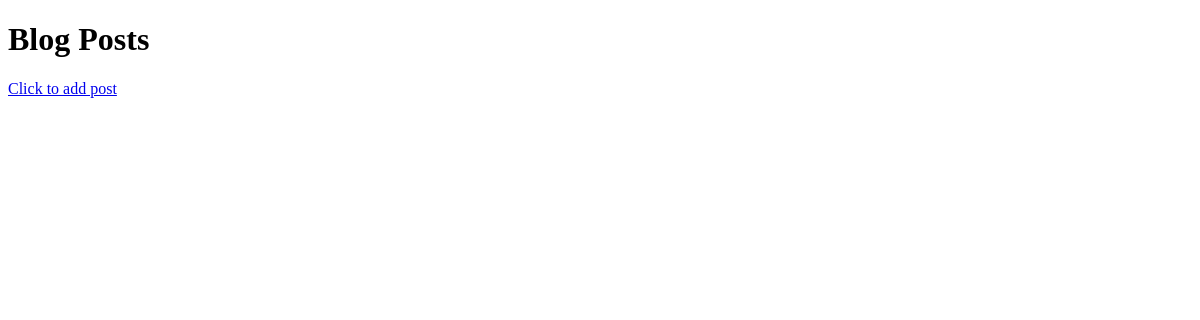
/posts/, run on an earlier commit of the app's database.
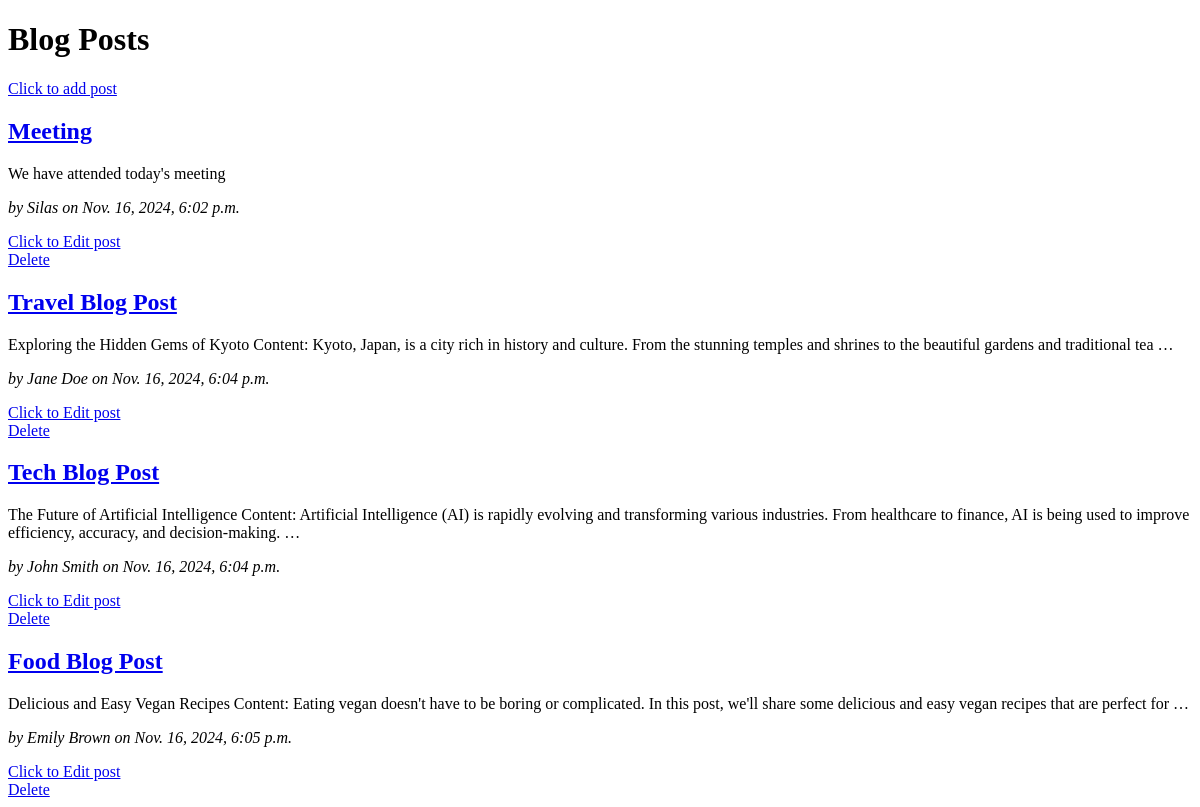
And on a later commit of the database.
### blog/models.py (models this page shows, shortened)
class Post(models.Model):
    title = models.CharField(max_length=200)
    content = models.TextField()
    author = models.CharField(max_length=100)
    created_at = models.DateTimeField(auto_now_add=True)
    updated_at = models.DateTimeField(auto_now=True)

### blog/views.py (the view)
# urls.py: path('posts/', views.post_list, name='post_list'),
def post_list(request):
    posts = Post.objects.all()
    return render(request, 'blog/post_list.html', {'posts': posts})

### blog/templates/blog/post_list.html (shortened to what this page needs)
<!DOCTYPE html>
<html>
<head>
</head>
<body>
    <h1>Blog Posts</h1>
    <a href="{% url 'post_new' %}">Click to add post</a>
    {% for post in posts %}
        <div>
            <h2><a href="{% url 'post_detail' pk=post.pk %}">{{ post.title }}</a></h2>
            <p>{{ post.content|truncatewords:30 }}</p>
            <p><em>by {{ post.author }} on {{ post.created_at }}</em></p>
            <a href="{% url 'post_edit' pk=post.pk %}">Click to Edit post</a>
            <br>
            <a href="{% url 'post_delete' pk=post.pk %}">Delete</a>
        </div>
    {% endfor %}
</body>
</html>

What changed in the data, as far as the page shows it:
added Post: title "Meeting", content "We have attended today's meeting", author "Silas", created_at "Nov. 16, 2024, 6:02 p.m."
added Post: title "Travel Blog Post", content "Exploring the Hidden Gems of Kyoto Content: Kyoto, Japan, is a city rich in history and culture. From the stunning temples and shrines to the beautiful gardens and traditional tea …", author "Jane Doe", created_at "Nov. 16, 2024, 6:04 p.m."
added Post: title "Tech Blog Post", content "The Future of Artificial Intelligence Content: Artificial Intelligence (AI) is rapidly evolving and transforming various industries. From healthcare to finance, AI is being used to improve efficiency, accuracy, and decision-making. …", author "John Smith", created_at "Nov. 16, 2024, 6:04 p.m."
added Post: title "Food Blog Post", content "Delicious and Easy Vegan Recipes Content: Eating vegan doesn't have to be boring or complicated. In this post, we'll share some delicious and easy vegan recipes that are perfect for …", author "Emily Brown", created_at "Nov. 16, 2024, 6:05 p.m."
